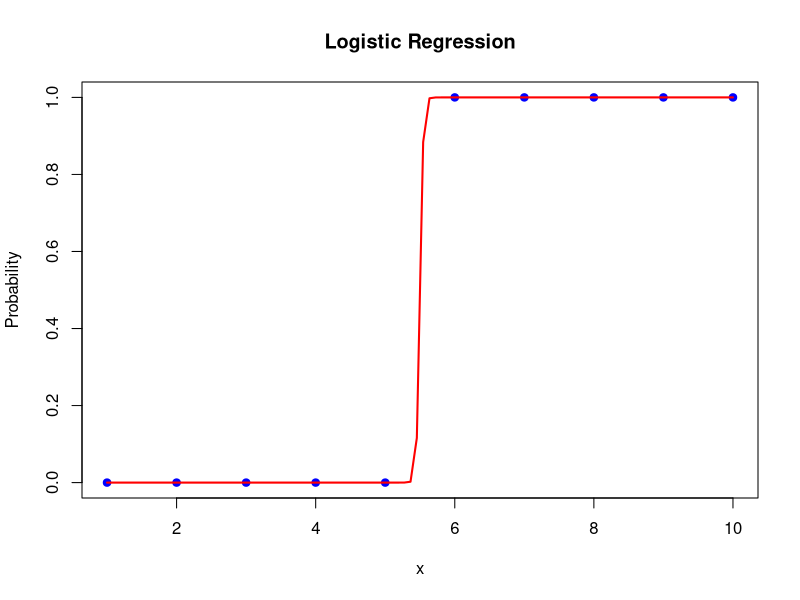

R code for this plot:
# Sample binary classification data
# x: predictor variable
# y: binary response (0 or 1)
x<-c(1, 2, 3, 4, 5, 6, 7, 8, 9, 10)
y<-c(0, 0, 0, 0, 0, 1, 1, 1, 1, 1)
# Create a data frame
data<-data.frame(x = x, y = y)
# Fit logistic regression model
log_model<-glm(y ~ x,data=data,family="binomial")
# Print summary of the model
summary(log_model)
# Predict probabilities using the model
x_values<-seq(min(x),max(x),length.out=100)
predicted_probs<-predict(log_model,newdata=data.frame(x=x_values),type="response")
# Plot the original data
plot(x,y,pch=19,col="blue",main="Logistic Regression",xlab="x",ylab="Probability",ylim=c(0,1))
# Add logistic regression curve
lines(x_values,predicted_probs,col="red",lwd=2)
